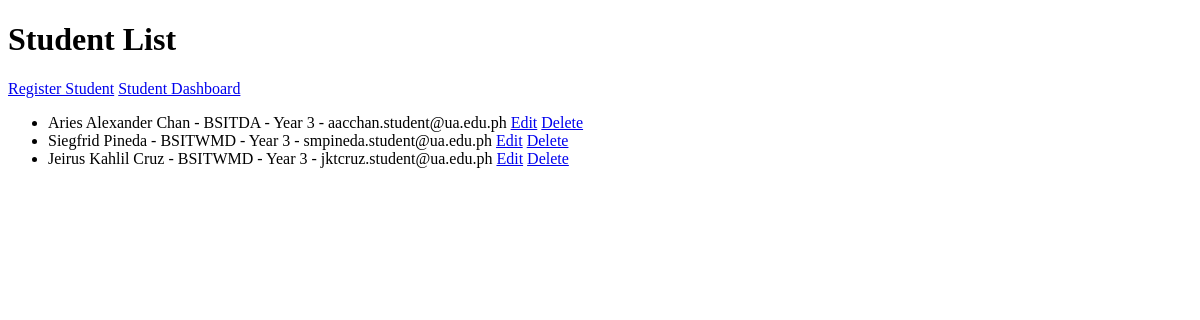
Page /registration/ on the earlier database version.
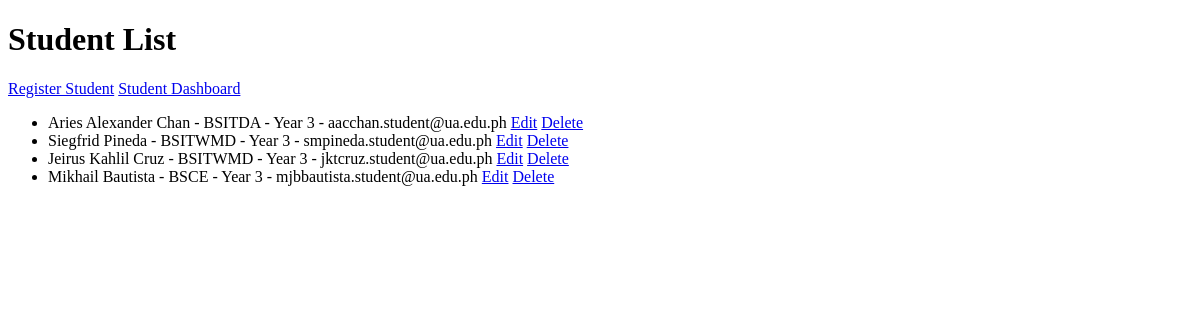
Same page on the later database version.
### registration/models.py (models this page shows, shortened)
class Student(models.Model):
    student_name = models.CharField(max_length=100)
    program = models.CharField(max_length=100)
    year_level = models.IntegerField()
    email = models.EmailField()

### registration/views.py (the view)
# urls.py: path('', views.student_list, name='student_list'),
def student_list(request):
    students = Student.objects.all()
    return render(
        request,
        'registration/student_list.html',
        {'students': students}
    )

### registration/templates/registration/student_list.html (shortened to what this page needs)
<!DOCTYPE html>
<html>
<head>
</head>
<body>
    <h1>Student List</h1>
    <a href="{% url 'student_create' %}">Register Student</a>
    <a href="{% url 'student_dashboard' %}">
        Student Dashboard
    </a>
    <ul>
        {% for student in students %}
            <li>
                {{ student.student_name }} - {{ student.program }} - Year {{ student.year_level }} - {{ student.email }}
                <a href="{% url 'student_update' student.pk %}">Edit</a>
                <a href="{% url 'student_delete' student.pk %}">Delete</a>
            </li>
        {% empty %}
            <li>No students registered yet.</li>
        {% endfor %}
    </ul>
</body>
</html>

Differences in the rows shown:
added Student: student_name "Mikhail Bautista", program "BSCE", year_level "3", email "mjbbautista.student@ua.edu.ph"
